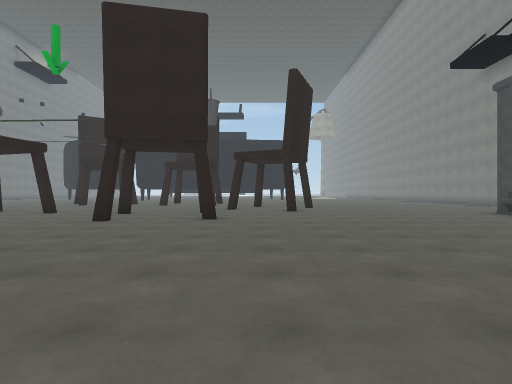
View 1 (above)

23 first-person views from a walk through a 3-D level made in the Unity game engine. The camera is 1.3 m above the floor, looks level and sees 80° across. The floor is counted in squares, 2 m on a side. Each view is taken from the middle of a square. On the plan, view 1 faces up. The plan holds only what a view shows up to about 10 squares ahead; the rest is blank. The place goes on beyond the plan. The player character is not drawn. Surface patterns are stand-ins for the level's own textures.

View 2
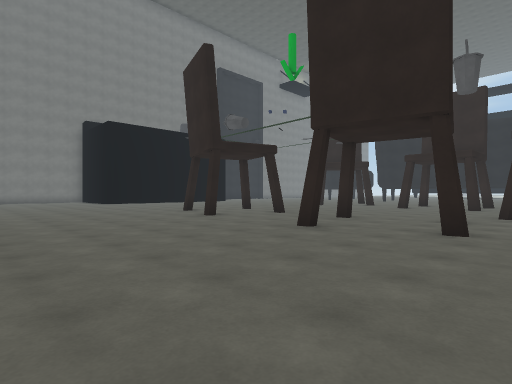

View 3
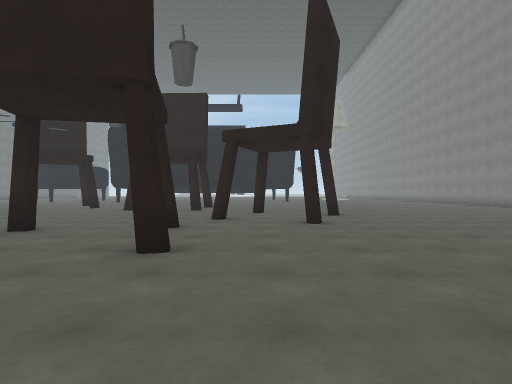

View 4
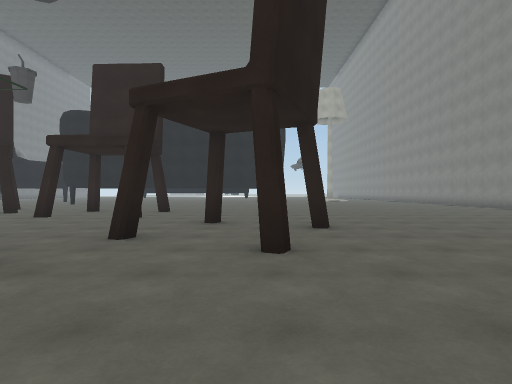

View 5
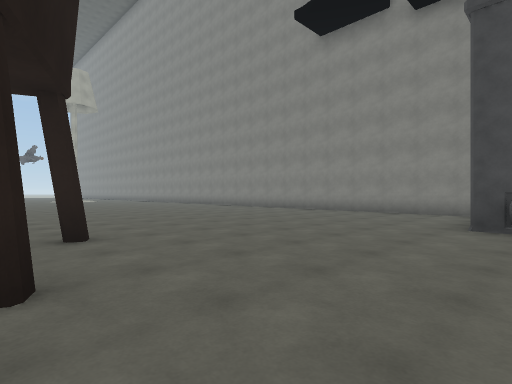

View 6
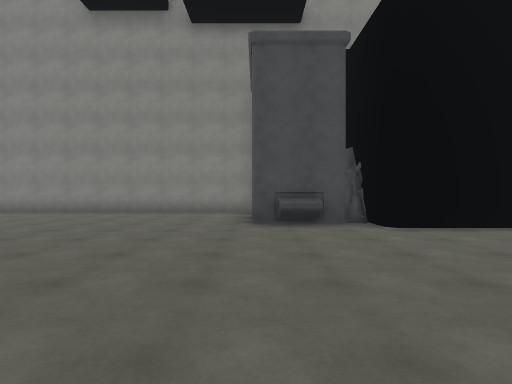

View 7
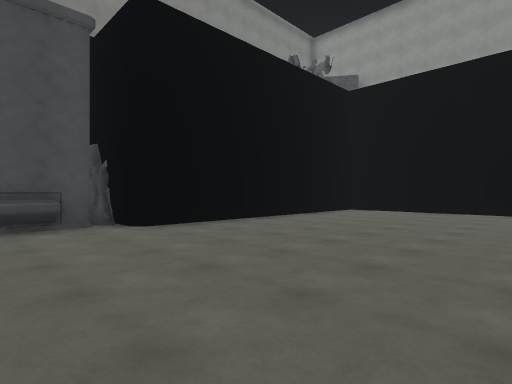

View 8
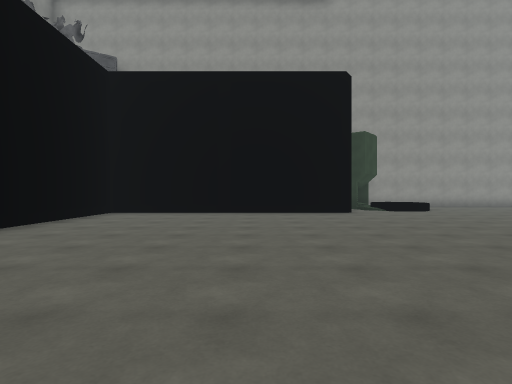

View 9
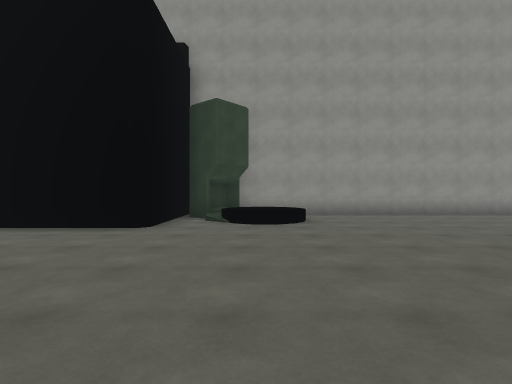

View 10
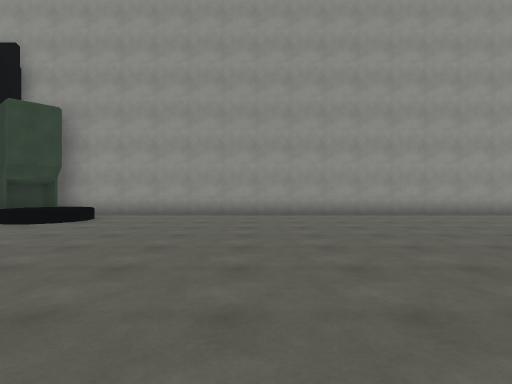

View 11
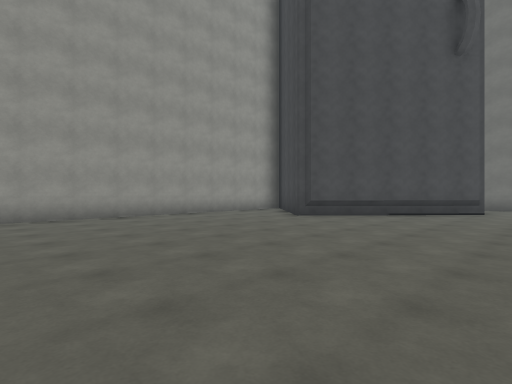

View 12
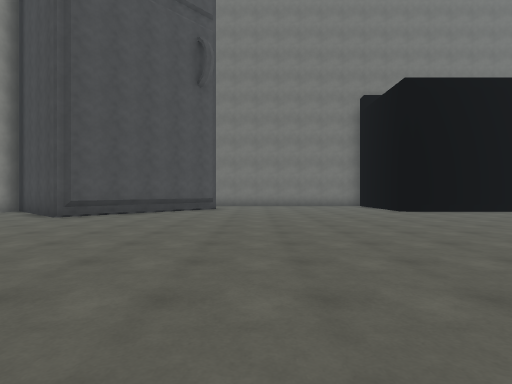

View 13
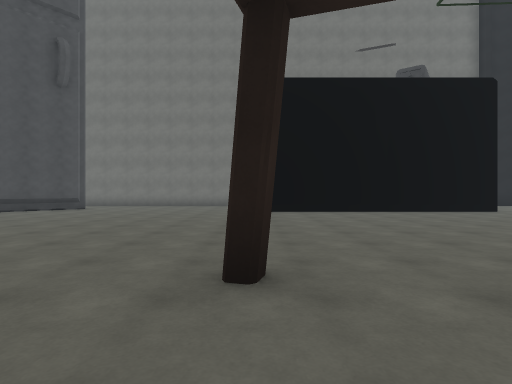

View 14
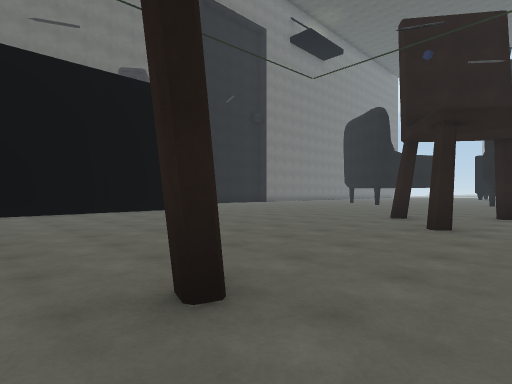

View 15
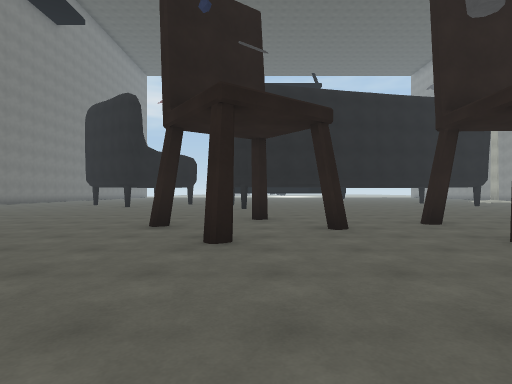

View 16
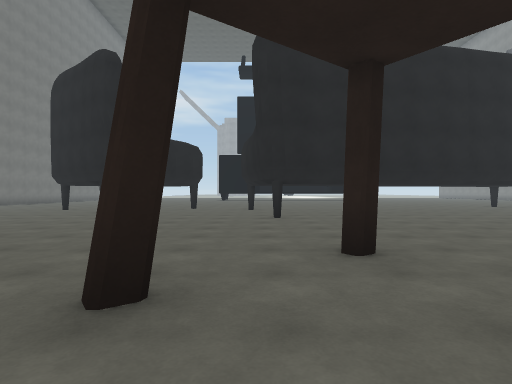

View 17
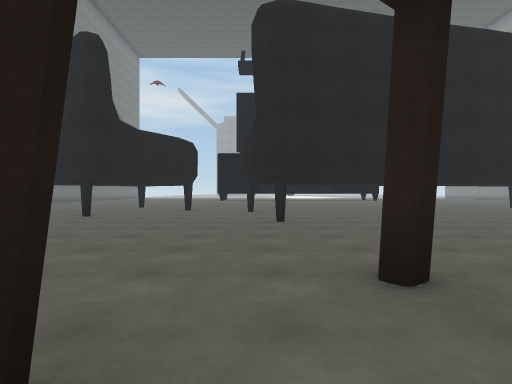

View 18
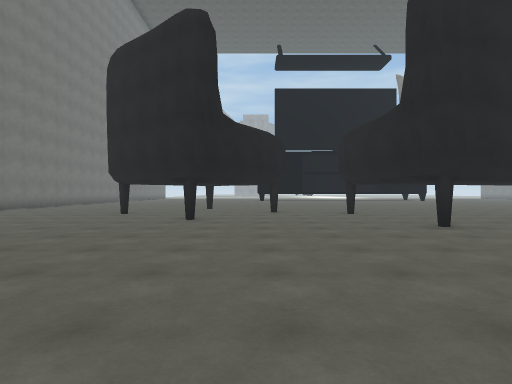

View 19
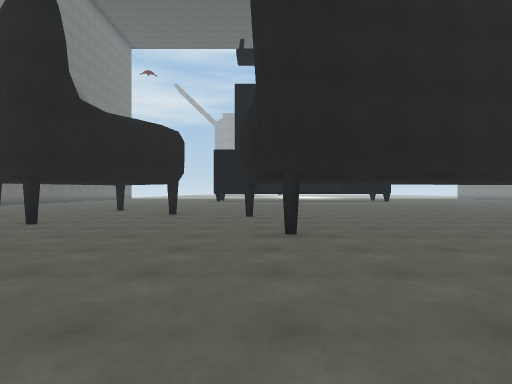

View 20
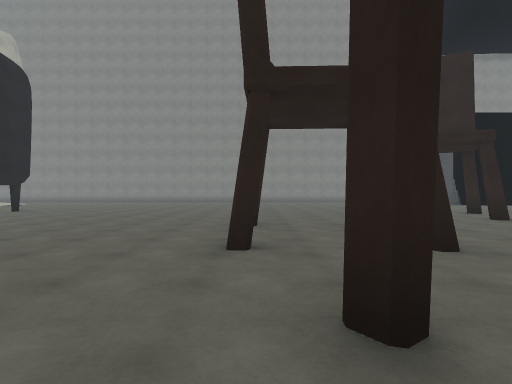

View 21
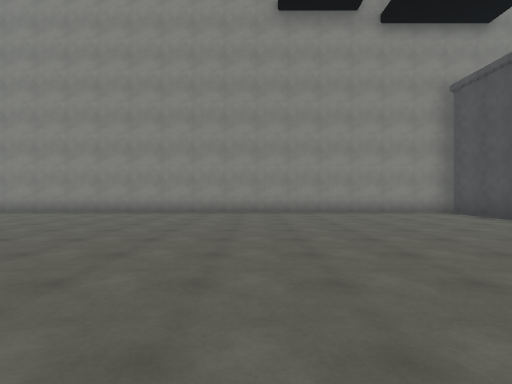

View 22
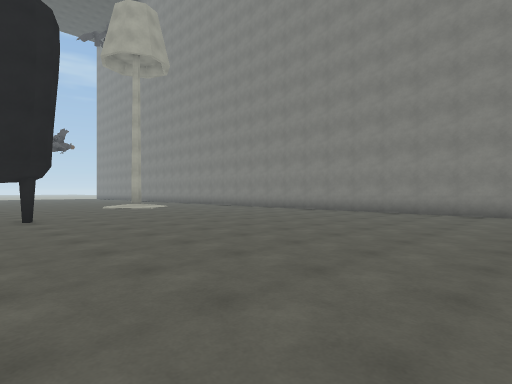

View 23
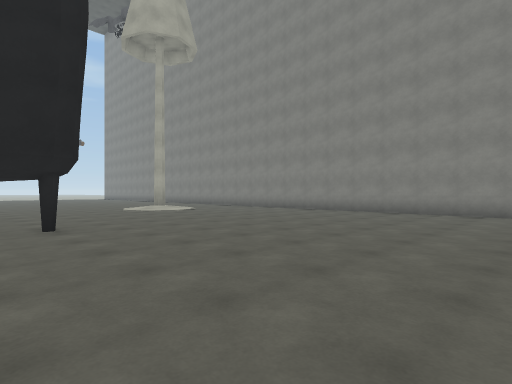

### Floor plan
Key: @ floor where view 1 was taken; # wall or solid block; . main floor; : floor 0.5 m higher than the main floor; / step, stairs or slope; O other object.
Columns run from 17 left of view 1 to 11 right of it. Each row starts with its distance up from view 1.
 27 ......#.........   ......
 26 .#......#........  .......
 25 .................  #.......
 24 ...#........................#
 23 .........#..................#
 22  ...........................#
 21  ...........................#
 20   ..........................#
 19   ..........................#
 18    ......#..................#
 17     ...#.....#.#............#
 16 #  .......#.................#
 15 #........#...#. ............#
 14 #...........................#
 13 #................#..........#
 12 #..................#........#
 11 #...............#...........#
 10 #........#.....#..#.........#
  9 #..........#.#..........OOOO#
  8 #.......#...............O
  7 ..........#...#.#........O
  6 ........................#
  5 ........................#
  4 ........................#
  3 ........................#
  2 ........................#
  1 ........................#
  0 #................@......#
 -1 ##......................#
 -2  ##.........../.#########
 -3 ##.........../:/#
 -4 #............//##
 -5 #################

Positions as (right, up) in squares from view 1, and headings:
1: (0, 0), facing up
2: (0, 2), facing up-left
3: (0, 4), facing up
4: (1, 7), facing up
5: (1, 8), facing up-right
6: (1, 9), facing right
7: (1, 9), facing down-right
8: (2, 8), facing down
9: (-3, 4), facing down
10: (-8, 4), facing down
11: (-8, 3), facing down-left
12: (-7, 3), facing left
13: (-7, 8), facing left
14: (-7, 9), facing up-left
15: (-8, 11), facing up
16: (-9, 15), facing up
17: (-9, 16), facing up
18: (-12, 17), facing up
19: (-9, 18), facing up
20: (-8, 17), facing right
21: (1, 15), facing right
22: (1, 17), facing up-right
23: (1, 19), facing up-right
